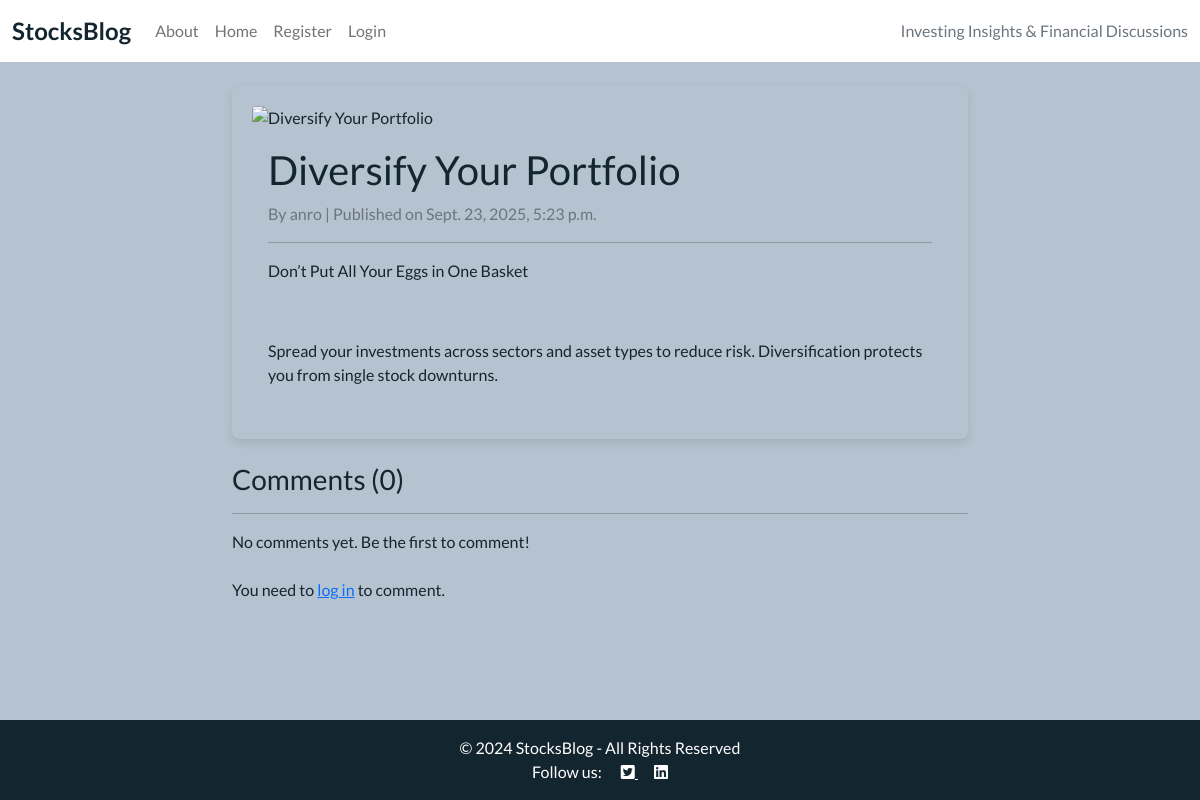
Screenshot of /post/diversify-your-portfolio/ with the database file from the repository.
### blog/models.py (models this page shows, shortened)
class Post(models.Model):
    title = models.CharField(max_length=200)
    slug = models.SlugField(max_length=200, unique=True, blank=True)
    author = models.ForeignKey(
        User,
        on_delete=models.CASCADE,
        related_name="blog_posts"
    )
    featured_image = CloudinaryField('image', default='placeholder')
    content = models.TextField(default='Default content for new posts')
    created_on = models.DateTimeField(auto_now_add=True)
    status = models.IntegerField(choices=STATUS, default=0)
    excerpt = models.TextField(blank=True)
    updated_on = models.DateTimeField(auto_now=True)
    class Meta:
        ordering = ["-created_on"]

### blog/views.py (the view, shortened to what this page needs)
# urls.py: path('post/<slug:slug>/', views.post_detail, name='post_detail'),
def post_detail(request, slug):
    post = get_object_or_404(Post.objects.filter(status=1), slug=slug)
    comments = post.comments.filter(approved=True).order_by("-created_at")
    comment_count = comments.count()
    comment_form = CommentForm()
    return render(
        request,
        "blog/post_detail.html",
        {
            "post": post,
            "comments": comments,
            "comment_count": comment_count,
            "comment_form": comment_form,
        }
    )

### blog/templates/blog/post_detail.html (shortened to what this page needs)
{% extends "blog/base.html" %}
{% block content %}
<div class="container mt-4">
    <div class="row">
        <div class="col-md-8 offset-md-2">
            <div class="card mb-4">
                {% if post.featured_image %}
                <img src="{{ post.featured_image.url }}" class="card-img-top" alt="{{ post.title }}">
                {% endif %}
                <div class="card-body">
                    <h1 class="card-title">{{ post.title }}</h1>
                    <p class="text-muted">By {{ post.author }} | Published on {{ post.created_on }}</p>
                    <hr>
                    <p class="card-text">{{ post.content | safe }}</p>
                </div>
            </div>
            <h3>Comments ({{ post.comments.count }})</h3>
            <hr>
            {% for comment in post.comments.all %}
            <div class="card mb-3">
                <div class="card-body">
                    <p class="mb-1"><strong>{{ comment.author }}</strong> <small class="text-muted">on {{ comment.created_at }}</small></p>
                    <p>{{ comment.text }}</p>
                    {% if user.is_authenticated and comment.author == user %}
                    <div class="mt-2">
                        <a href="{% url 'comment_edit' post.slug comment.id %}" class="btn btn-sm btn-outline-secondary">Edit</a>
                        <a href="{% url 'comment_delete' post.slug comment.id %}"
                           class="btn btn-sm btn-outline-danger"
                           onclick="return confirm('Are you sure you want to delete this comment?');">Delete</a>
                    </div>
                    {% endif %}
                </div>
            </div>
            {% empty %}
            <p>No comments yet. Be the first to comment!</p>
            {% endfor %}
            {% if user.is_authenticated %}
            <div class="card mt-4">
                <div class="card-body">
                    <h5 class="card-title">Add a Comment</h5>
                    <form method="post">
                        {% csrf_token %}
                        <div class="mb-3">
                            <textarea name="text" class="form-control" rows="3" required></textarea>
                        </div>
                        <button type="submit" class="btn btn-primary">Post Comment</button>
                    </form>
                </div>
            </div>
            {% else %}
            <p class="mt-4">You need to <a href="{% url 'account_login' %}">log in</a> to comment.</p>
            {% endif %}
        </div>
    </div>
</div>
{% endblock %}

### blog/static/css/style.css (style rules this page uses)
body { background-color: #B4C3CF; font-family: 'Lato', sans-serif; color: #13252F; }
.main-bg { background-color: #B4C3CF; }
.card { border: none; background-color: transparent; box-shadow: 0 4px 8px rgba(0, 0, 0, 0.1); border-radius: 8px; padding: 20px; margin-bottom: 20px; transition: transform 0.2s ease, box-shadow 0.2s ease; }

### rows the page displays
Post: title "Diversify Your Portfolio", author "anro", created_on "Sept. 23, 2025, 5:23 p.m.", content "Don’t Put All Your Eggs in One Basket Spread your investments across sectors and asset types to reduce risk. Diversification protects you from single stock downturns.", comments.count "0"
